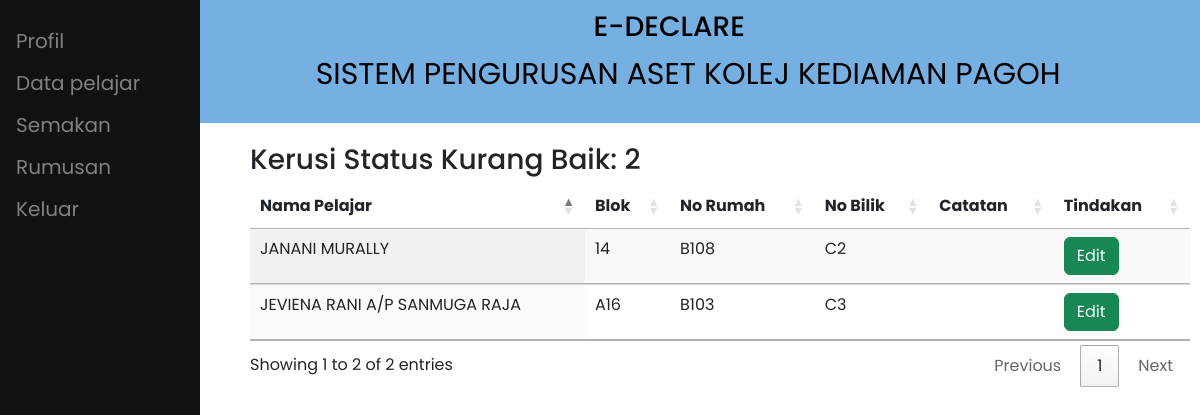
Page /penyelia/kerusi_kurang_baik.php on the committed database.
### tables this page shows
CREATE TABLE `akuan` (
  `id_akuan` int(10) NOT NULL,
  `no_matrik` varchar(8) NOT NULL,
  `id_staff` int(10) DEFAULT NULL,
  `id_ppas` int(10) DEFAULT NULL,
  `lokasi` varchar(30) NOT NULL,
  `tarikh_akuan` date NOT NULL DEFAULT current_timestamp(),
  `status` varchar(255) NOT NULL DEFAULT '0',
  `tilam_catatan` varchar(50) NOT NULL,
  `tilam_status` varchar(255) NOT NULL,
  `katil_catatan` varchar(50) NOT NULL,
  `katil_status` varchar(255) NOT NULL,
  `almari_catatan` varchar(50) NOT NULL,
  `almari_status` varchar(255) NOT NULL,
  `kerusi_catatan` varchar(50) NOT NULL,
  `kerusi_status` varchar(255) NOT NULL,
  `mbbr_catatan` varchar(50) NOT NULL,
  `mbbr_status` varchar(255) NOT NULL,
  `no_kunci` varchar(255) DEFAULT NULL,
  `jenis_borang` varchar(255) NOT NULL,
  `kkp` varchar(255) NOT NULL,
  `disahkan` int(11) NOT NULL DEFAULT 0
);

CREATE TABLE `pelajar` (
  `no_matrik` varchar(8) NOT NULL,
  `nama_pelajar` varchar(50) NOT NULL,
  `email_pelajar` varchar(100) NOT NULL,
  `kata_laluan_p` varchar(100) NOT NULL,
  `sem_no` int(1) NOT NULL,
  `tahun` int(1) NOT NULL,
  `no_telefon_p` varchar(20) NOT NULL,
  `kkp` varchar(255) DEFAULT NULL,
  `aras` varchar(255) DEFAULT NULL,
  `no_rumah` varchar(255) DEFAULT NULL,
  `blok` varchar(255) DEFAULT NULL,
  `status` int(11) NOT NULL
);

### penyelia/kerusi_kurang_baik.php (the view, shortened to what this page needs)
<?php
require "../conn.php";
$sql = "select count(*) as bilangan from akuan where kerusi_status = 'kurang'";
$result = $conn->query($sql);
if ($result->num_rows > 0) {
  while ($row = $result->fetch_assoc()) {
    $kerusi_ada = $row['bilangan'];
  }
}
?>
<!DOCTYPE html>
<html lang="en">
<head>
  <link rel="stylesheet" href="../css/style.css">
  <link href='https://unpkg.com/boxicons@2.1.2/css/boxicons.min.css' rel='stylesheet'>
  <link href="https://cdn.jsdelivr.net/npm/bootstrap@5.2.0-beta1/dist/css/bootstrap.min.css" rel="stylesheet">
  <link rel="stylesheet" href="https://cdn.datatables.net/1.12.1/css/jquery.dataTables.min.css">
  <link rel="stylesheet" href="https://cdn.datatables.net/buttons/2.2.3/css/buttons.dataTables.min.css">
  <link rel="stylesheet" href="../css/penerimaan_penyelia.css">
</head>
<body>
  <div class="header">
    <h3>&nbsp;&nbsp;&nbsp;&nbsp;&nbsp;&nbsp;&nbsp;&nbsp;&nbsp;&nbsp;&nbsp;&nbsp;&nbsp;&nbsp;&nbsp;&nbsp;&nbsp;&nbsp;&nbsp;E-DECLARE</h3>
    <p>&nbsp;&nbsp;&nbsp;&nbsp;&nbsp;&nbsp;&nbsp;&nbsp;&nbsp;&nbsp;&nbsp;&nbsp;&nbsp;&nbsp;&nbsp;&nbsp;&nbsp;&nbsp;&nbsp;&nbsp;&nbsp;&nbsp;SISTEM PENGURUSAN ASET KOLEJ KEDIAMAN PAGOH</p>
  </div>
  <?php include 'penyelia_sidenav.php' ?>
  <div class="content">
    <h3>Kerusi Status Kurang Baik: <?php echo $kerusi_ada ?></h3>
    <table id="example" class="display table" style="width:100%">
      <thead>
        <tr>
          <th>Nama Pelajar</th>
          <th>Blok</th>
          <th>No Rumah</th>
          <th>No Bilik</th>
          <th>Catatan</th>
          <th>Tindakan</th>
        </tr>
      </thead>
      <tbody>
        <?php
        $sql = "SELECT * from akuan inner join pelajar on akuan.no_matrik = pelajar.no_matrik where kerusi_status = 'kurang'";
        $result = $conn->query($sql);
        if ($result->num_rows > 0) {
          while ($row = $result->fetch_assoc()) {
        ?>
            <tr>
              <td><?php echo $row['nama_pelajar'] ?></td>
              <td><?php echo $row['blok'] ?></td>
              <td><?php echo $row['aras'] ?></td>
              <td><?php echo $row['no_rumah'] ?></td>
              <td><?php echo $row['kerusi_catatan'] ?></td>
              <td><a class="btn btn-success btn-block" href="edit_aset.php?kerusi=<?php echo $row['id_akuan']?>">Edit</a></td>
            </tr>
        <?php
          }
        }
        ?>
      </tbody>
    </table>
  </div>
</body>
</html>

### css/style.css (style rules this page uses)
* { margin: 0; padding: 0; box-sizing: border-box; font-family: "Poppins", sans-serif; }
body { position: relative; min-height: 100vh; width: 100%; overflow: hidden; overflow-y: scroll; }
.content { width: auto; height: 1200px; margin-left: 240px; position: relative; background: #fff; top: 10px; }
td, th { border: 1px solid #999; padding: 20px; }

### css/penerimaan_penyelia.css (style rules this page uses)
.header { padding: 10px; text-align: center; background: #76B0E3; color: black; font-size: 30px; }
.content { padding: 10px; }

### rows in the picture
akuan: no_matrik.nama_pelajar "JEVIENA RANI A/P SANMUGA RAJA", no_matrik.blok "A16", no_matrik.aras "B103", no_matrik.no_rumah "C3"
akuan: no_matrik.nama_pelajar "JANANI MURALLY", no_matrik.blok "14", no_matrik.aras "B108", no_matrik.no_rumah "C2"

### other values in the picture
$kerusi_ada "2"
